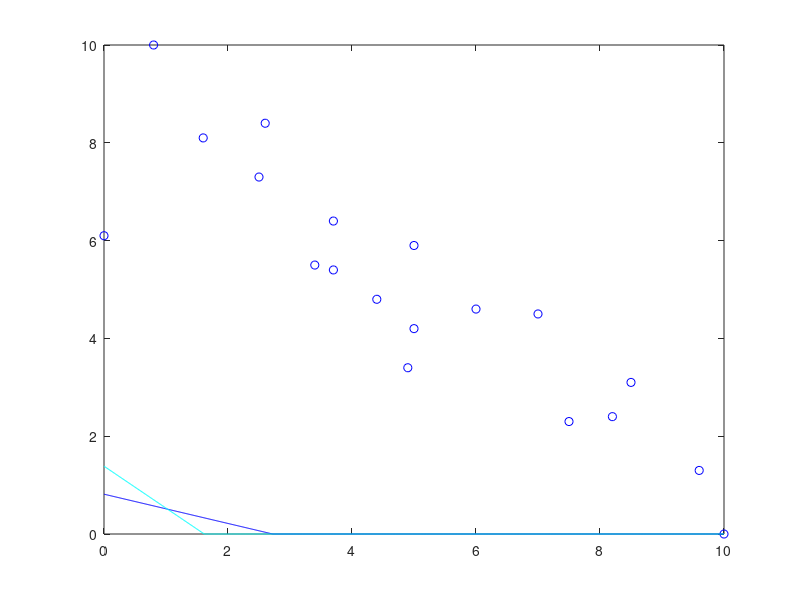

MATLAB code to generate this figure:
x0 = 0.000000:.01:10.000000;
c0 = [5.000000 4.200000 ;
3.400000 5.500000 ;
3.700000 5.400000 ;
1.600000 8.100000 ;
4.900000 3.400000 ;
2.500000 7.300000 ;
10.000000 0.000000 ;
0.000000 6.100000 ;
6.000000 4.600000 ;
3.700000 6.400000 ;
8.200000 2.400000 ;
7.000000 4.500000 ;
0.800000 10.000000 ;
7.500000 2.300000 ;
4.400000 4.800000 ;
2.600000 8.400000 ;
9.600000 1.300000 ;
8.500000 3.100000 ;
5.000000 5.900000 ;
];
y_c0 =  - 0.286833 / 0.957981 * x0  + 0.78017 / 0.957981;
c1 = [];
y_c1 =  - 0.651042 / 0.759041 * x0  + 1.05267 / 0.759041;
colors = jet(2);
if (size(c0) >0) plot (c0(:,1), c0(:,2),'o', 'color', colors(1,:)); end
hold on;
if (size(c1) >0) plot (c1(:,1), c1(:,2),'o', 'color', colors(2,:)); end
hold on;
for i = 1 : size(y_c0, 2) 
 if y_c0(i) > 10.000000 
 y_c0(i) = 10.000000; 
 end 
 if y_c0(i) < 0.000000 
 y_c0(i) = 0.000000; 
 end 
 end
for i = 1 : size(y_c1, 2) 
 if y_c1(i) > 10.000000 
 y_c1(i) = 10.000000; 
 end 
 if y_c1(i) < 0.000000 
 y_c1(i) = 0.000000; 
 end 
 end
plot(x0, y_c0, 'color', colors(1,:));
hold on;
plot(x0, y_c1, 'color', colors(2,:));
hold on;
